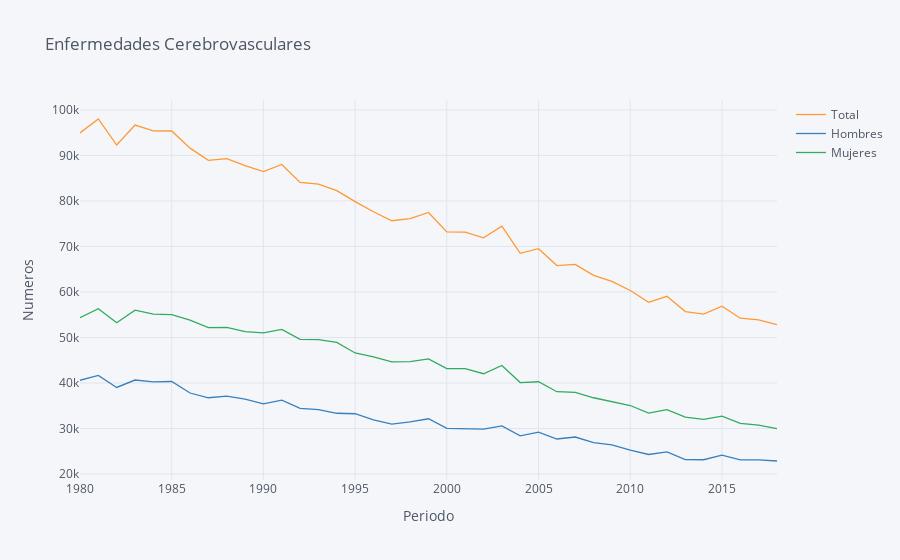

Notebook cell for this chart:
### Markdown cell above
## ...and finally, show me some insights with Plotly!!!

### Code cell
# Cufflinks histogram
'''
dataset_column.iplot(kind='hist',
                     title='VIZ TITLE',
                     yTitle='AXIS TITLE',
                     xTitle='AXIS TITLE')
'''
dataset1.iplot(kind='line',
                     title='Enfermedades Cerebrovasculares',
                     yTitle='Numeros',
                     x ='Periodo',
                     y =['Total', 'Hombres', 'Mujeres'],
                     xTitle='Periodo')

### Figure 1 — Plotly figure (JSON) as saved in the notebook; plotly's stock layout.template omitted (floating-point values rounded to 4 significant figures)
{"data": [{"line": {"color": "rgba(255, 153, 51, 1.0)", "dash": "solid", "shape": "linear", "width": 1.3}, "mode": "lines", "name": "Total", "text": "", "type": "scatter", "x": [1980, 1981, 1982, 1983, 1984, 1985, 1986, 1987, 1988, 1989, 1990, 1991, 1992, 1993, 1994, 1995, 1996, 1997, 1998, 1999, 2000, 2001, 2002, 2003, 2004, 2005, 2006, 2007, 2008, 2009, 2010, 2011, 2012, 2013, 2014, 2015, 2016, 2017, 2018], "y": [94950, 98000, 92276, 96662, 95398, 95368, 91600, 88924, 89310, 87752, 86454, 88002, 84054, 83684, 82268, 79844, 77630, 75644, 76128, 77460, 73192, 73134, 71894, 74450, 68500, 69500, 65800, 66068, 63666, 62314, 60322, 57710, 59040, 55700, 55158, 56868, 54244, 53874, 52840]}, {"line": {"color": "rgba(55, 128, 191, 1.0)", "dash": "solid", "shape": "linear", "width": 1.3}, "mode": "lines", "name": "Hombres", "text": "", "type": "scatter", "x": [1980, 1981, 1982, 1983, 1984, 1985, 1986, 1987, 1988, 1989, 1990, 1991, 1992, 1993, 1994, 1995, 1996, 1997, 1998, 1999, 2000, 2001, 2002, 2003, 2004, 2005, 2006, 2007, 2008, 2009, 2010, 2011, 2012, 2013, 2014, 2015, 2016, 2017, 2018], "y": [40608, 41682, 39030, 40658, 40274, 40330, 37804, 36760, 37108, 36448, 35418, 36224, 34450, 34158, 33356, 33252, 31886, 30988, 31442, 32148, 30038, 29958, 29858, 30596, 28402, 29222, 27706, 28140, 26904, 26432, 25264, 24304, 24872, 23186, 23146, 24154, 23112, 23110, 22870]}, {"line": {"color": "rgba(50, 171, 96, 1.0)", "dash": "solid", "shape": "linear", "width": 1.3}, "mode": "lines", "name": "Mujeres", "text": "", "type": "scatter", "x": [1980, 1981, 1982, 1983, 1984, 1985, 1986, 1987, 1988, 1989, 1990, 1991, 1992, 1993, 1994, 1995, 1996, 1997, 1998, 1999, 2000, 2001, 2002, 2003, 2004, 2005, 2006, 2007, 2008, 2009, 2010, 2011, 2012, 2013, 2014, 2015, 2016, 2017, 2018], "y": [54342, 56318, 53246, 56004, 55124, 55038, 53796, 52164, 52202, 51304, 51036, 51778, 49604, 49526, 48912, 46592, 45744, 44656, 44686, 45312, 43154, 43176, 42036, 43854, 40098, 40278, 38094, 37928, 36762, 35882, 35058, 33406, 34168, 32514, 32012, 32714, 31132, 30764, 29970]}], "layout": {"legend": {"bgcolor": "#F5F6F9", "font": {"color": "#4D5663"}}, "paper_bgcolor": "#F5F6F9", "plot_bgcolor": "#F5F6F9", "title": {"font": {"color": "#4D5663"}, "text": "Enfermedades Cerebrovasculares"}, "xaxis": {"gridcolor": "#E1E5ED", "showgrid": true, "tickfont": {"color": "#4D5663"}, "title": {"font": {"color": "#4D5663"}, "text": "Periodo"}, "zerolinecolor": "#E1E5ED"}, "yaxis": {"gridcolor": "#E1E5ED", "showgrid": true, "tickfont": {"color": "#4D5663"}, "title": {"font": {"color": "#4D5663"}, "text": "Numeros"}, "zerolinecolor": "#E1E5ED"}}}
